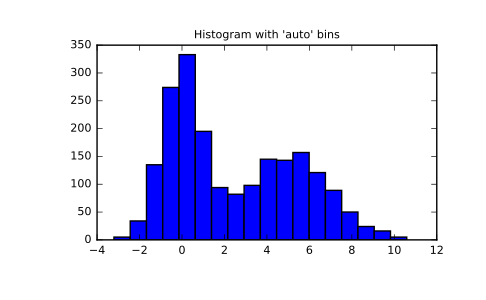

Write the Python code that produced this figure.
np.histogram([1, 2, 1], bins=[0, 1, 2, 3])
# (array([0, 2, 1]), array([0, 1, 2, 3]))
np.histogram(np.arange(4), bins=np.arange(5), density=True)
# (array([ 0.25,  0.25,  0.25,  0.25]), array([0, 1, 2, 3, 4]))
np.histogram([[1, 2, 1], [1, 0, 1]], bins=[0,1,2,3])
# (array([1, 4, 1]), array([0, 1, 2, 3]))

a = np.arange(5)
hist, bin_edges = np.histogram(a, density=True)
hist
# array([ 0.5,  0. ,  0.5,  0. ,  0. ,  0.5,  0. ,  0.5,  0. ,  0.5])
hist.sum()
# 2.4999999999999996
np.sum(hist*np.diff(bin_edges))
# 1.0

# .. versionadded:: 1.11.0

# Automated Bin Selection Methods example, using 2 peak random data
# with 2000 points:

import matplotlib.pyplot as plt
rng = np.random.RandomState(10)  # deterministic random data
a = np.hstack((rng.normal(size=1000),
               rng.normal(loc=5, scale=2, size=1000)))
plt.hist(a, bins='auto')  # plt.hist passes it's arguments to np.histogram
plt.title("Histogram with 'auto' bins")
plt.show()
